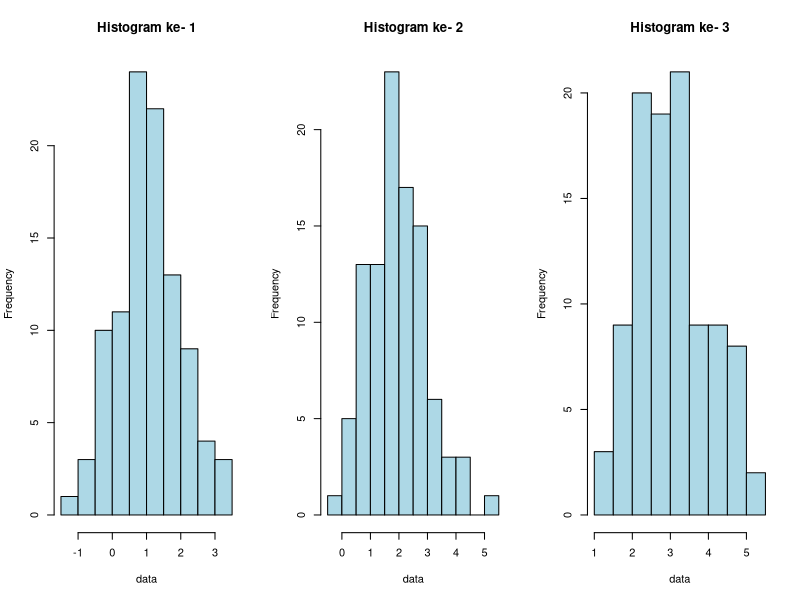
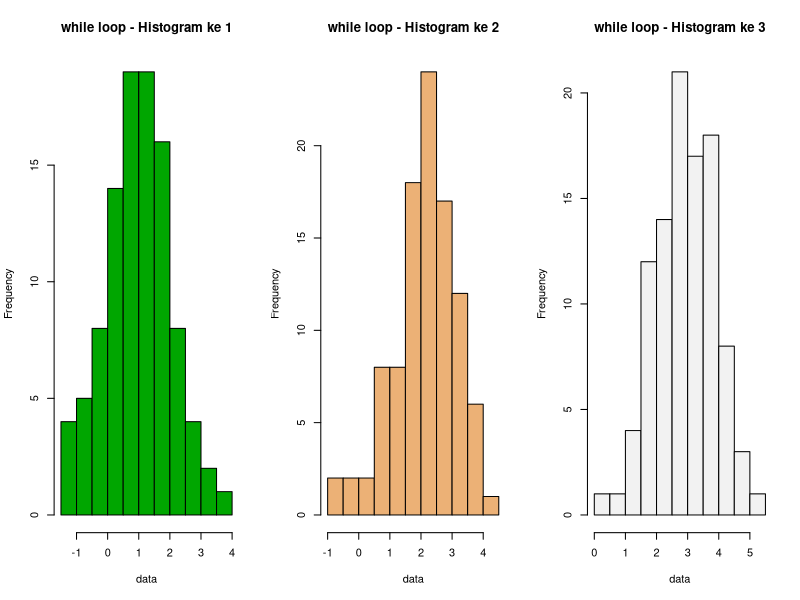
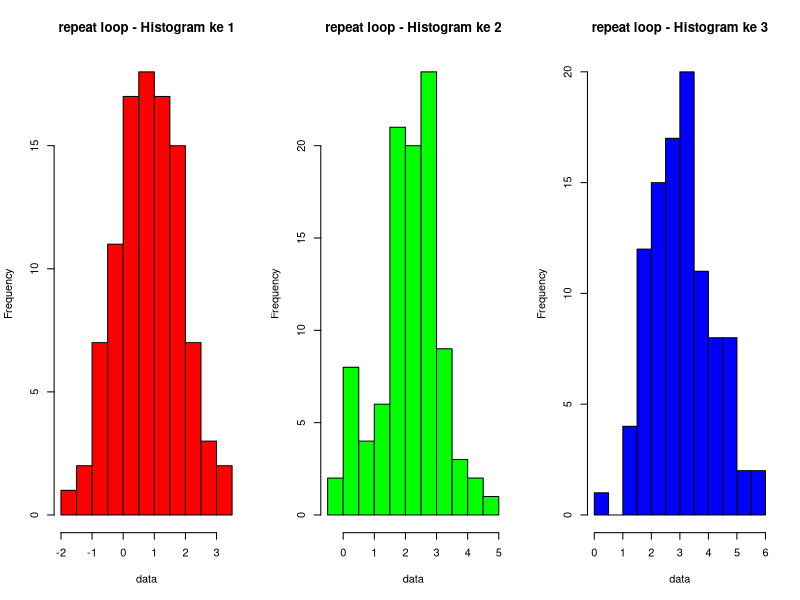

Write the R code that produced these figures, in order.
## ---- chunk 1
for (i in 1:5) {
  print(paste("Perulangan ke-", i))
}
## ---- chunk 2
tabel_nilai <- data.frame(
  No = 1:6,
  Nama = c("Andi", "Budi", "Citra", "Dini", "Eko", "Farah"),
  Nilai = c(75, 82, 68, 90, 77, 85)
)

knitr::kable(tabel_nilai, caption = "Tabel Nilai Mahasiswa")
## ---- chunk 3
nilai <- c(75, 82, 68, 90, 77, 85)

total <- 0

for (i in 1:length(nilai)) {
  total <- total + nilai[i]
}

rata_rata <- total / length(nilai)

cat("Total nilai mahasiswa =", total, "\n")
cat("Rata-rata nilai =", rata_rata)
## ---- chunk 4
i <- 1
while (i <= 5) {
  print(paste("Nilai i saat ini:", i))
  i <- i + 1
}
## ---- chunk 5
minggu <- 1                   
tabungan <- 0                 
data_tabungan <- data.frame(  
  Minggu = integer(),
  Total_Tabungan = numeric()
)

while (tabungan < 300000) {
  tabungan <- tabungan + 50000                  
  data_tabungan <- rbind(data_tabungan,            
                         data.frame(Minggu = minggu,
                                    Total_Tabungan = tabungan))
  minggu <- minggu + 1                                
}

data_tabungan
## ---- chunk 6
i <- 1
repeat {
  print(paste("i =", i))
  i <- i + 1
  if (i > 5) break
}
## ---- chunk 7
library(kableExtra)
set.seed(123)

wpm <- 0
latihan <- 0
hasil <- data.frame(Latihan_ke = integer(), WPM = numeric())

repeat {
  latihan <- latihan + 1
  wpm <- sample(55:80, 1)
  hasil <- rbind(hasil, data.frame(Latihan_ke = latihan, WPM = wpm))
  
  if (wpm >= 75) {
    break
  }
}

print(hasil)
## ---- chunk 8
buah <- c("apel", "jeruk", "mangga")
for (b in buah) {
  print(paste("Saya suka", b))
}
## ---- chunk 9
daftar <- list(nama = "Ani", umur = 20, status = TRUE)
for (item in daftar) {
  print(item)
}
## ---- chunk 10
par(mfrow = c(1, 3))  
for (i in 1:3) {
  data <- rnorm(100, mean = i)
  hist(data,
       main = paste("Histogram ke-", i),
       col = "lightblue")
}
## ---- chunk 11
par(mfrow = c(1, 3))
warna <- terrain.colors(3)
i <- 1
while (i <= 3) {
  data <- rnorm(100, mean = i)
  hist(data,
       main = paste("while loop - Histogram ke", i),
       col = warna[i])
  i <- i + 1
}
## ---- chunk 12
par(mfrow = c(1, 3))
warna <- rainbow(3)

i <- 1
repeat {
  data <- rnorm(100, mean = i)
  hist(data,
       main = paste("repeat loop - Histogram ke", i),
       col = warna[i])
  i <- i + 1
  if (i > 3) break
}
